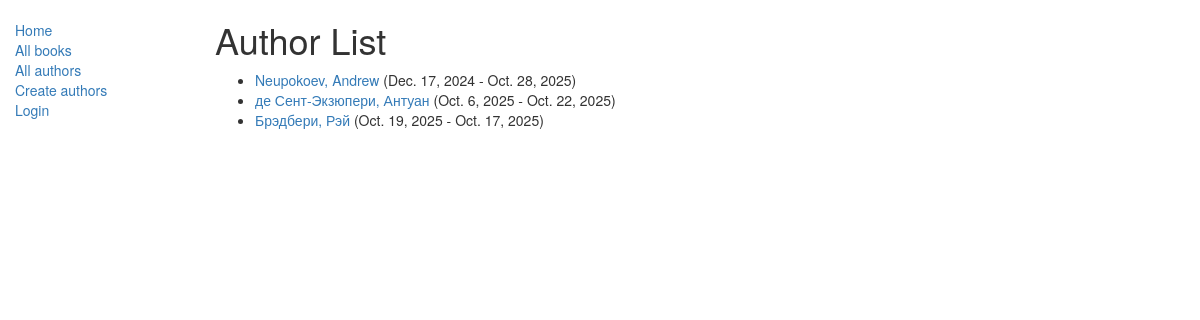
Screenshot of /catalog/authors/ with the database file from the repository.
### catalog/models.py (models this page shows, shortened)
class Author(models.Model):
    first_name = models.CharField(max_length=100)
    last_name = models.CharField(max_length=100)
    date_of_birth = models.DateField(null=True, blank=True)
    date_of_death = models.DateField('Died', null=True, blank=True)
    def get_absolute_url(self):
        return reverse('author-detail', args=[str(self.id)])

### catalog/views.py (the view)
# urls.py: path('authors/', views.AuthorListView.as_view(), name='authors'),  # имя 'authors' для списка авторов
class AuthorListView(generic.ListView):
    model = Author
    paginate_by = 10
    template_name = 'catalog/author_list.html'
    context_object_name = 'author_list'

### catalog/templates/catalog/author_list.html
{% extends "base_generic.html" %}
{% block content %}
    <h1>Author List</h1>
    {% if author_list %}
    <ul>
      {% for author in author_list %}
      <li>
        <a href="{{ author.get_absolute_url }}">{{ author.last_name }}, {{ author.first_name }}</a>
        ({{ author.date_of_birth|default:"?" }} - {{ author.date_of_death|default:"Present" }})
      </li>
      {% endfor %}
    </ul>
    {% else %}
      <p>There are no authors in the library.</p>
    {% endif %}
{% endblock %}

### rows the page displays
Author: last_name "Neupokoev", first_name "Andrew", date_of_birth "Dec. 17, 2024", date_of_death "Oct. 28, 2025"
Author: last_name "де Сент-Экзюпери", first_name "Антуан", date_of_birth "Oct. 6, 2025", date_of_death "Oct. 22, 2025"
Author: last_name "Брэдбери", first_name "Рэй", date_of_birth "Oct. 19, 2025", date_of_death "Oct. 17, 2025"
